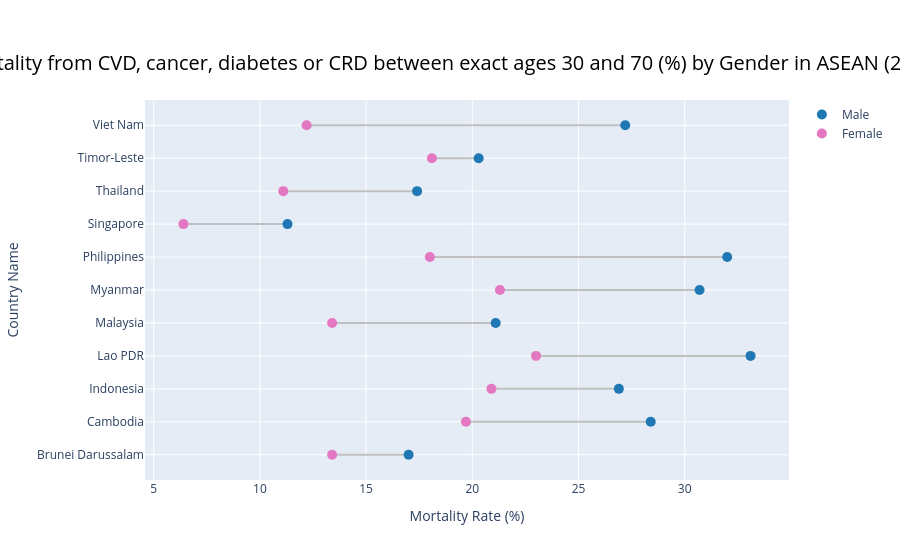

This figure's notebook cell:
### Markdown cell above
- **Overview analysis:** Based on the chart, it can be seen that in all countries, women have a higher life expectancy than men.

- **Observations and trends drawn from the data:**
  - In most countries, there is a difference in life expectancy between the sexes of about 4-6 years.
  - However, Vietnam and Thailand have the largest difference in life expectancy between the two genders, at nearly 10 years. This may indicate that men in these two countries do not have access to adequate medical care, face more serious health problems, or lack self-care habits.
  - Women in Vietnam and Thailand live relatively long lives, averaging over 80 years old, close to the average age of men in Singapore.
  - Although Singapore has the highest life expectancy, the smallest gap is in Timor Leste, a country with the lowest life expectancy in the region.
- **Inclusion:** Southeast Asian countries show a certain degree of similarity in male-female life expectancy, but Vietnam and Thailand, in particular, have a large disparity compared to other countries.

### Code cell
# Dumbbell plot for mortality from CVD, cancer, diabetes or CRD between exact ages 30 and 70(%) between male and female in 2020
fig = go.Figure()
for i, row in df_2020.iterrows():
    fig.add_trace(go.Scatter(
        x=[row['Mortality from CVD, cancer, diabetes or CRD between exact ages 30 and 70, male (%)'], row['Mortality from CVD, cancer, diabetes or CRD between exact ages 30 and 70, female (%)']],
        y=[row['Country Name'], row['Country Name']],
        mode='lines',
        line=dict(color='#C0C0C0', width=2),
        showlegend=False
    ))


fig.add_trace(go.Scatter(
        x=df_2020['Mortality from CVD, cancer, diabetes or CRD between exact ages 30 and 70, male (%)'], y=df_2020['Country Name'],
        mode='markers',
    name='Male',
    marker=dict(color='#1f77b4', size=10)
))

fig.add_trace(go.Scatter(
    x=df_2020['Mortality from CVD, cancer, diabetes or CRD between exact ages 30 and 70, female (%)'], y=df_2020['Country Name'],
    mode='markers',
    name='Female',
    marker=dict(color='#e377c2', size=10)
))

fig.update_layout(
    title={
        'text': "Mortality from CVD, cancer, diabetes or CRD between exact ages 30 and 70 (%) by Gender in ASEAN (2020)",
        'y': 0.9,          # Vị trí theo chiều dọc (0 đến 1)
        'x': 0.5,          # Vị trí theo chiều ngang (0.5 là căn giữa)
        'xanchor': 'center',
        'yanchor': 'top',
        'font': dict(size=20, color='black') # Chỉnh cỡ chữ và màu sắc
    },
    xaxis_title="Mortality Rate (%)",
    yaxis_title="Country Name",
    margin=dict(t=100)     # Tăng lề trên để tiêu đề không bị dính vào biểu đồ
)

fig.show()

### Figure 1 — Plotly figure (JSON) as saved in the notebook; plotly's stock layout.template omitted (floating-point values rounded to 4 significant figures)
{"data": [{"line": {"color": "#C0C0C0", "width": 2}, "mode": "lines", "showlegend": false, "type": "scatter", "x": [17, 13.4], "y": ["Brunei Darussalam", "Brunei Darussalam"]}, {"line": {"color": "#C0C0C0", "width": 2}, "mode": "lines", "showlegend": false, "type": "scatter", "x": [28.4, 19.7], "y": ["Cambodia", "Cambodia"]}, {"line": {"color": "#C0C0C0", "width": 2}, "mode": "lines", "showlegend": false, "type": "scatter", "x": [26.9, 20.9], "y": ["Indonesia", "Indonesia"]}, {"line": {"color": "#C0C0C0", "width": 2}, "mode": "lines", "showlegend": false, "type": "scatter", "x": [33.1, 23], "y": ["Lao PDR", "Lao PDR"]}, {"line": {"color": "#C0C0C0", "width": 2}, "mode": "lines", "showlegend": false, "type": "scatter", "x": [21.1, 13.4], "y": ["Malaysia", "Malaysia"]}, {"line": {"color": "#C0C0C0", "width": 2}, "mode": "lines", "showlegend": false, "type": "scatter", "x": [30.7, 21.3], "y": ["Myanmar", "Myanmar"]}, {"line": {"color": "#C0C0C0", "width": 2}, "mode": "lines", "showlegend": false, "type": "scatter", "x": [32, 18], "y": ["Philippines", "Philippines"]}, {"line": {"color": "#C0C0C0", "width": 2}, "mode": "lines", "showlegend": false, "type": "scatter", "x": [11.3, 6.4], "y": ["Singapore", "Singapore"]}, {"line": {"color": "#C0C0C0", "width": 2}, "mode": "lines", "showlegend": false, "type": "scatter", "x": [17.4, 11.1], "y": ["Thailand", "Thailand"]}, {"line": {"color": "#C0C0C0", "width": 2}, "mode": "lines", "showlegend": false, "type": "scatter", "x": [20.3, 18.1], "y": ["Timor-Leste", "Timor-Leste"]}, {"line": {"color": "#C0C0C0", "width": 2}, "mode": "lines", "showlegend": false, "type": "scatter", "x": [27.2, 12.2], "y": ["Viet Nam", "Viet Nam"]}, {"marker": {"color": "#1f77b4", "size": 10}, "mode": "markers", "name": "Male", "type": "scatter", "x": [17, 28.4, 26.9, 33.1, 21.1, 30.7, 32, 11.3, 17.4, 20.3, 27.2], "y": ["Brunei Darussalam", "Cambodia", "Indonesia", "Lao PDR", "Malaysia", "Myanmar", "Philippines", "Singapore", "Thailand", "Timor-Leste", "Viet Nam"]}, {"marker": {"color": "#e377c2", "size": 10}, "mode": "markers", "name": "Female", "type": "scatter", "x": [13.4, 19.7, 20.9, 23, 13.4, 21.3, 18, 6.4, 11.1, 18.1, 12.2], "y": ["Brunei Darussalam", "Cambodia", "Indonesia", "Lao PDR", "Malaysia", "Myanmar", "Philippines", "Singapore", "Thailand", "Timor-Leste", "Viet Nam"]}], "layout": {"margin": {"t": 100}, "title": {"font": {"color": "black", "size": 20}, "text": "Mortality from CVD, cancer, diabetes or CRD between exact ages 30 and 70 (%) by Gender in ASEAN (2020)", "x": 0.5, "xanchor": "center", "y": 0.9, "yanchor": "top"}, "xaxis": {"title": {"text": "Mortality Rate (%)"}}, "yaxis": {"title": {"text": "Country Name"}}}}
